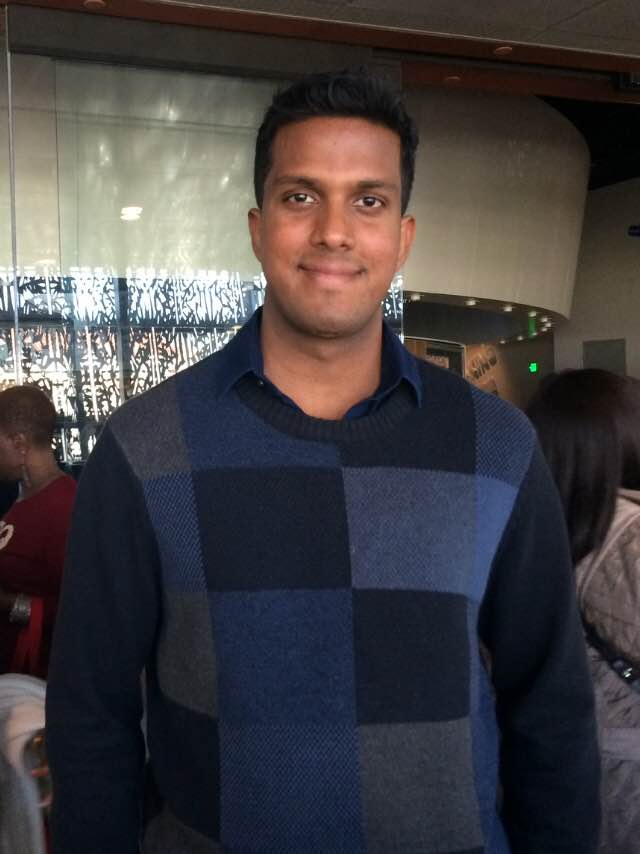
#> input picture test.JPG, 640 x 854 px, found by its file name
$ python face_detection.py
#> lines starting #> are read from the running program, lines starting #| are printed output that depends on the picture; after the words box and inside, x2 and y2 are one past the last pixel; in counts of white or black regions, pixels touching at a corner belong together
import cv2

face_cascade = cv2.CascadeClassifier('haarcascade_frontalface_default.xml')
img = cv2.imread('test.jpg')
#> img is the input picture: shape (854, 640, 3); mean B, G, R 65.8, 63.8, 67.7
gray = cv2.cvtColor(img, cv2.COLOR_BGR2GRAY)
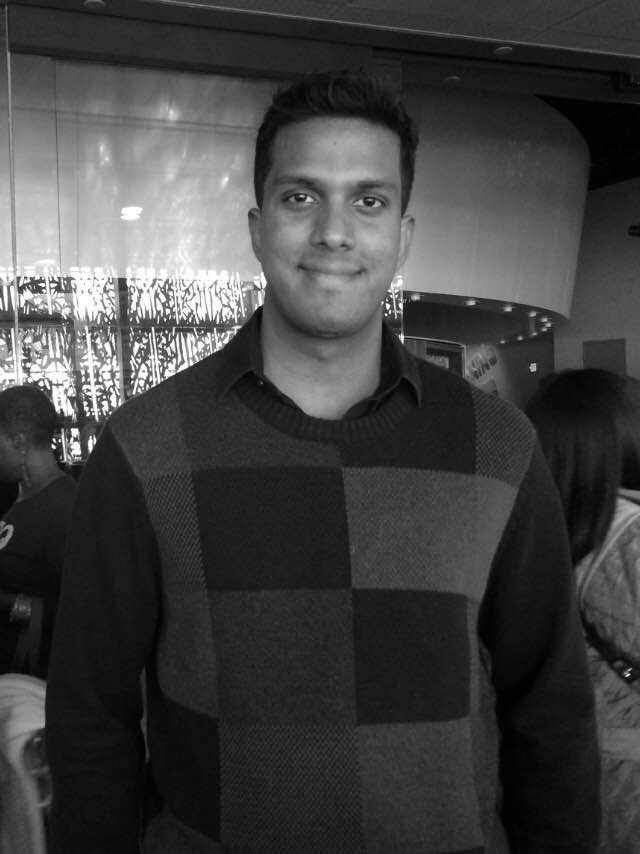
#> gray: shape (854, 640); min 0, max 255, mean 65.2
faces = face_cascade.detectMultiScale(gray, 1.1, 4)
#> faces = [[245, 130, 179, 179]]

for (x,y,w,h) in faces:
    cv2.rectangle(img, (x,y), (x+w, y+h), (225, 0,0), 2)
#> this loop made 1 pass
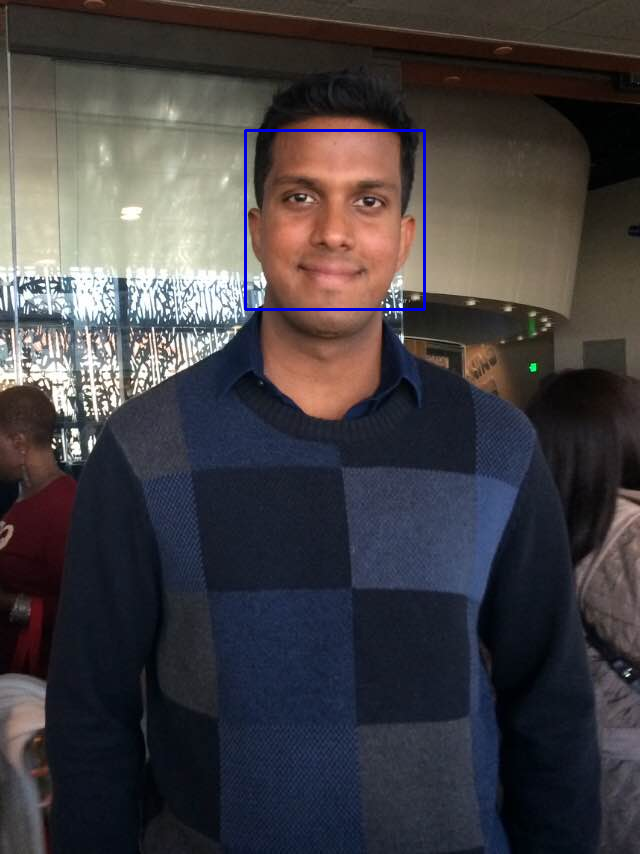
#> img: shape (854, 640, 3); 0.39% of pixels changed, all inside (x1, y1, x2, y2) = (244, 129, 426, 311)
cv2.imshow('img', img)
cv2.waitKey()

cv2.imwrite("face_detected.jpg", img)

$ run again, with IMG_E4829.JPG copied over test.JPG
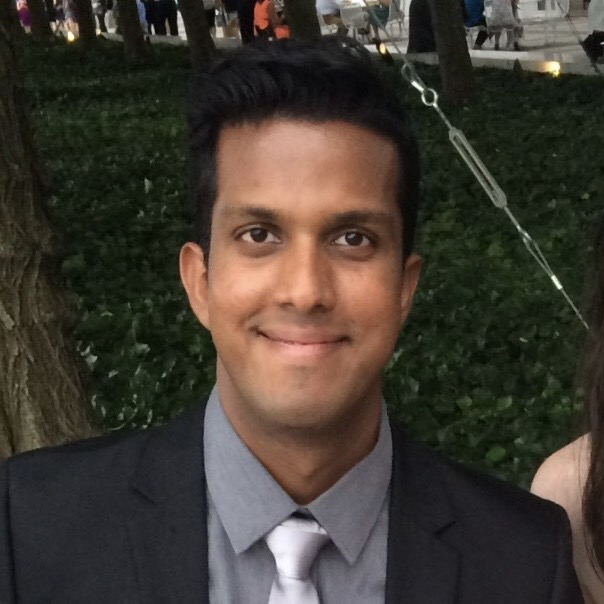
#> input picture IMG_E4829.JPG, 604 x 604 px, found by its file name
#> img is the input picture: shape (604, 604, 3); mean B, G, R 50.3, 59, 65.4
#> `gray = cv2.cvtColor(img, cv2.COLOR_BGR2GRAY)`:
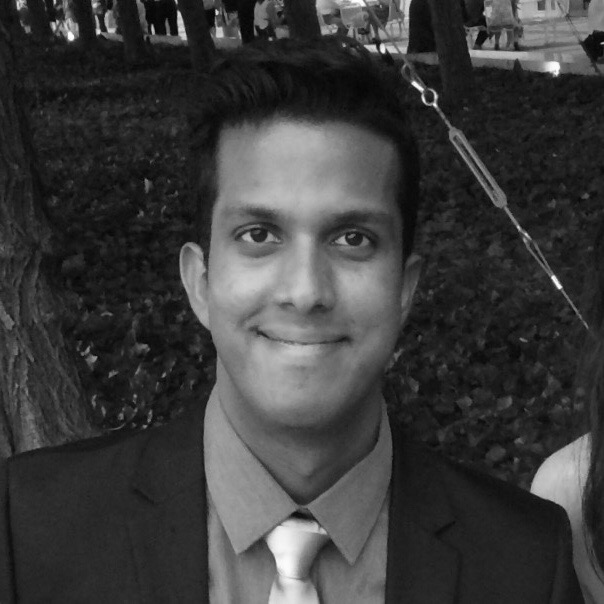
#> gray: shape (604, 604); min 1, max 255, mean 59.9
#> faces = [[169, 134, 267, 267]]
#> the loop `for (x,y,w,h) in faces:` made 1 pass
#> after the loop `for (x,y,w,h) in faces:`:
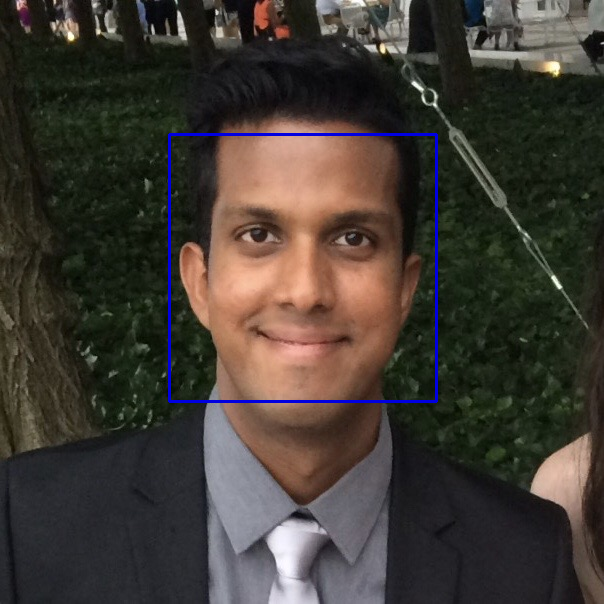
#> img: shape (604, 604, 3); 0.88% of pixels changed, all inside (x1, y1, x2, y2) = (168, 133, 438, 403)
